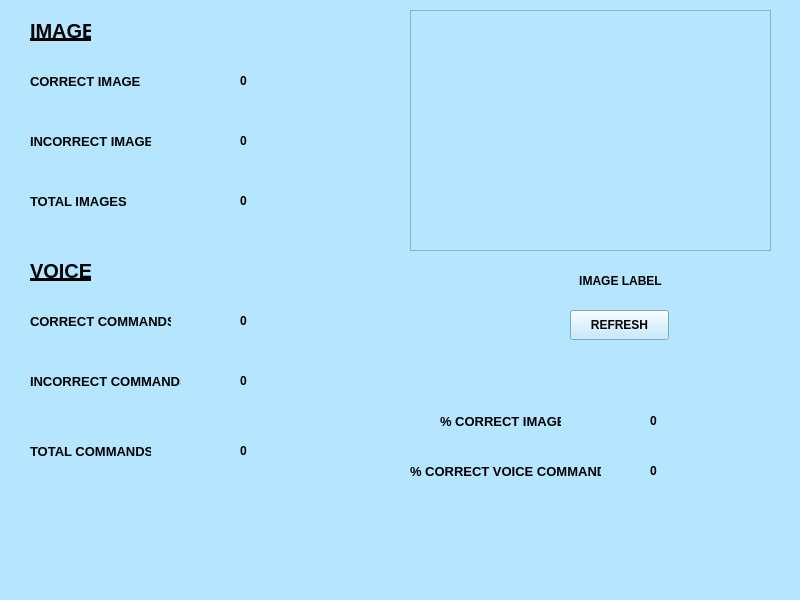
<?xml version="1.0" encoding="UTF-8"?>
<ui version="4.0">
 <class>magic_wand</class>
 <widget class="QMainWindow" name="magic_wand">
  <property name="geometry">
   <rect>
    <x>0</x>
    <y>0</y>
    <width>800</width>
    <height>600</height>
   </rect>
  </property>
  <property name="font">
   <font>
    <weight>75</weight>
    <bold>true</bold>
   </font>
  </property>
  <property name="windowTitle">
   <string>MAGIC WAND</string>
  </property>
  <property name="styleSheet">
   <string notr="true">background-color: rgb(181, 229, 255);</string>
  </property>
  <widget class="QWidget" name="centralwidget">
   <widget class="QGraphicsView" name="graphicsView">
    <property name="geometry">
     <rect>
      <x>410</x>
      <y>10</y>
      <width>361</width>
      <height>241</height>
     </rect>
    </property>
    <property name="styleSheet">
     <string notr="true">
color: rgb(255, 255, 255);</string>
    </property>
   </widget>
   <widget class="QLabel" name="label">
    <property name="geometry">
     <rect>
      <x>570</x>
      <y>270</y>
      <width>111</width>
      <height>21</height>
     </rect>
    </property>
    <property name="text">
     <string/>
    </property>
   </widget>
   <widget class="QLabel" name="image_label">
    <property name="geometry">
     <rect>
      <x>510</x>
      <y>270</y>
      <width>221</width>
      <height>22</height>
     </rect>
    </property>
    <property name="font">
     <font>
      <weight>75</weight>
      <bold>true</bold>
     </font>
    </property>
    <property name="text">
     <string>IMAGE LABEL</string>
    </property>
    <property name="alignment">
     <set>Qt::AlignCenter</set>
    </property>
   </widget>
   <widget class="QPushButton" name="refresh_button">
    <property name="geometry">
     <rect>
      <x>570</x>
      <y>310</y>
      <width>99</width>
      <height>30</height>
     </rect>
    </property>
    <property name="font">
     <font>
      <weight>75</weight>
      <bold>true</bold>
     </font>
    </property>
    <property name="text">
     <string>REFRESH</string>
    </property>
   </widget>
   <widget class="QLabel" name="image_label_2">
    <property name="geometry">
     <rect>
      <x>30</x>
      <y>20</y>
      <width>61</width>
      <height>22</height>
     </rect>
    </property>
    <property name="font">
     <font>
      <pointsize>15</pointsize>
      <weight>75</weight>
      <bold>true</bold>
      <underline>true</underline>
     </font>
    </property>
    <property name="text">
     <string>IMAGE </string>
    </property>
   </widget>
   <widget class="QLabel" name="image_label_3">
    <property name="geometry">
     <rect>
      <x>30</x>
      <y>260</y>
      <width>61</width>
      <height>22</height>
     </rect>
    </property>
    <property name="font">
     <font>
      <pointsize>15</pointsize>
      <weight>75</weight>
      <bold>true</bold>
      <underline>true</underline>
     </font>
    </property>
    <property name="text">
     <string>VOICE</string>
    </property>
   </widget>
   <widget class="QLabel" name="label_2">
    <property name="geometry">
     <rect>
      <x>30</x>
      <y>70</y>
      <width>111</width>
      <height>22</height>
     </rect>
    </property>
    <property name="font">
     <font>
      <pointsize>10</pointsize>
      <weight>75</weight>
      <bold>true</bold>
     </font>
    </property>
    <property name="text">
     <string>CORRECT IMAGES</string>
    </property>
   </widget>
   <widget class="QLabel" name="label_3">
    <property name="geometry">
     <rect>
      <x>30</x>
      <y>190</y>
      <width>111</width>
      <height>22</height>
     </rect>
    </property>
    <property name="font">
     <font>
      <pointsize>10</pointsize>
      <weight>75</weight>
      <bold>true</bold>
     </font>
    </property>
    <property name="text">
     <string>TOTAL IMAGES</string>
    </property>
   </widget>
   <widget class="QLabel" name="label_4">
    <property name="geometry">
     <rect>
      <x>30</x>
      <y>130</y>
      <width>121</width>
      <height>22</height>
     </rect>
    </property>
    <property name="font">
     <font>
      <pointsize>10</pointsize>
      <weight>75</weight>
      <bold>true</bold>
     </font>
    </property>
    <property name="text">
     <string>INCORRECT IMAGES</string>
    </property>
   </widget>
   <widget class="QLabel" name="correct_image">
    <property name="geometry">
     <rect>
      <x>240</x>
      <y>70</y>
      <width>68</width>
      <height>22</height>
     </rect>
    </property>
    <property name="font">
     <font>
      <weight>75</weight>
      <bold>true</bold>
     </font>
    </property>
    <property name="text">
     <string>0</string>
    </property>
   </widget>
   <widget class="QLabel" name="total_image">
    <property name="geometry">
     <rect>
      <x>240</x>
      <y>190</y>
      <width>68</width>
      <height>22</height>
     </rect>
    </property>
    <property name="font">
     <font>
      <weight>75</weight>
      <bold>true</bold>
     </font>
    </property>
    <property name="text">
     <string>0</string>
    </property>
   </widget>
   <widget class="QLabel" name="incorrect_image">
    <property name="geometry">
     <rect>
      <x>240</x>
      <y>130</y>
      <width>68</width>
      <height>22</height>
     </rect>
    </property>
    <property name="font">
     <font>
      <weight>75</weight>
      <bold>true</bold>
     </font>
    </property>
    <property name="text">
     <string>0</string>
    </property>
   </widget>
   <widget class="QLabel" name="label_5">
    <property name="geometry">
     <rect>
      <x>30</x>
      <y>310</y>
      <width>141</width>
      <height>22</height>
     </rect>
    </property>
    <property name="font">
     <font>
      <pointsize>10</pointsize>
      <weight>75</weight>
      <bold>true</bold>
     </font>
    </property>
    <property name="text">
     <string>CORRECT COMMANDS</string>
    </property>
   </widget>
   <widget class="QLabel" name="label_6">
    <property name="geometry">
     <rect>
      <x>30</x>
      <y>370</y>
      <width>151</width>
      <height>22</height>
     </rect>
    </property>
    <property name="font">
     <font>
      <pointsize>10</pointsize>
      <weight>75</weight>
      <bold>true</bold>
     </font>
    </property>
    <property name="text">
     <string>INCORRECT COMMANDS</string>
    </property>
   </widget>
   <widget class="QLabel" name="label_7">
    <property name="geometry">
     <rect>
      <x>30</x>
      <y>440</y>
      <width>121</width>
      <height>22</height>
     </rect>
    </property>
    <property name="font">
     <font>
      <pointsize>10</pointsize>
      <weight>75</weight>
      <bold>true</bold>
     </font>
    </property>
    <property name="text">
     <string>TOTAL COMMANDS</string>
    </property>
   </widget>
   <widget class="QLabel" name="correct_cmd">
    <property name="geometry">
     <rect>
      <x>240</x>
      <y>310</y>
      <width>68</width>
      <height>22</height>
     </rect>
    </property>
    <property name="font">
     <font>
      <weight>75</weight>
      <bold>true</bold>
     </font>
    </property>
    <property name="text">
     <string>0</string>
    </property>
   </widget>
   <widget class="QLabel" name="incorrect_cmd">
    <property name="geometry">
     <rect>
      <x>240</x>
      <y>370</y>
      <width>68</width>
      <height>22</height>
     </rect>
    </property>
    <property name="font">
     <font>
      <weight>75</weight>
      <bold>true</bold>
     </font>
    </property>
    <property name="text">
     <string>0</string>
    </property>
   </widget>
   <widget class="QLabel" name="total_cmd">
    <property name="geometry">
     <rect>
      <x>240</x>
      <y>440</y>
      <width>68</width>
      <height>22</height>
     </rect>
    </property>
    <property name="font">
     <font>
      <weight>75</weight>
      <bold>true</bold>
     </font>
    </property>
    <property name="text">
     <string>0</string>
    </property>
   </widget>
   <widget class="QLabel" name="label_8">
    <property name="geometry">
     <rect>
      <x>440</x>
      <y>410</y>
      <width>121</width>
      <height>22</height>
     </rect>
    </property>
    <property name="font">
     <font>
      <pointsize>10</pointsize>
      <weight>75</weight>
      <bold>true</bold>
     </font>
    </property>
    <property name="text">
     <string>% CORRECT IMAGES</string>
    </property>
   </widget>
   <widget class="QLabel" name="label_9">
    <property name="geometry">
     <rect>
      <x>410</x>
      <y>460</y>
      <width>191</width>
      <height>22</height>
     </rect>
    </property>
    <property name="font">
     <font>
      <pointsize>10</pointsize>
      <weight>75</weight>
      <bold>true</bold>
     </font>
    </property>
    <property name="text">
     <string>% CORRECT VOICE COMMANDS</string>
    </property>
   </widget>
   <widget class="QLabel" name="per_image">
    <property name="geometry">
     <rect>
      <x>650</x>
      <y>410</y>
      <width>68</width>
      <height>22</height>
     </rect>
    </property>
    <property name="font">
     <font>
      <weight>75</weight>
      <bold>true</bold>
     </font>
    </property>
    <property name="text">
     <string>0</string>
    </property>
   </widget>
   <widget class="QLabel" name="per_cmd">
    <property name="geometry">
     <rect>
      <x>650</x>
      <y>460</y>
      <width>68</width>
      <height>22</height>
     </rect>
    </property>
    <property name="font">
     <font>
      <weight>75</weight>
      <bold>true</bold>
     </font>
    </property>
    <property name="text">
     <string>0</string>
    </property>
   </widget>
  </widget>
  <widget class="QMenuBar" name="menubar">
   <property name="geometry">
    <rect>
     <x>0</x>
     <y>0</y>
     <width>800</width>
     <height>28</height>
    </rect>
   </property>
  </widget>
  <widget class="QStatusBar" name="statusbar"/>
 </widget>
 <resources/>
 <connections/>
</ui>
